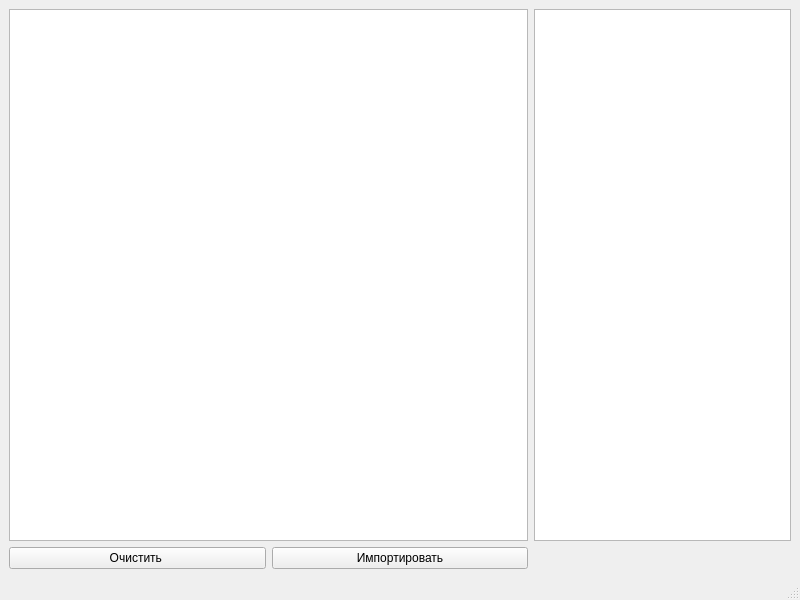
<?xml version="1.0" encoding="UTF-8"?>
<ui version="4.0">
 <class>XMLViewer</class>
 <widget class="QMainWindow" name="XMLViewer">
  <property name="geometry">
   <rect>
    <x>0</x>
    <y>0</y>
    <width>800</width>
    <height>600</height>
   </rect>
  </property>
  <property name="windowTitle">
   <string>XMLViewer</string>
  </property>
  <widget class="QWidget" name="centralwidget">
   <layout class="QGridLayout" name="gridLayout">
    <item row="1" column="1">
     <widget class="QPushButton" name="importDataButton">
      <property name="text">
       <string>Импортировать</string>
      </property>
     </widget>
    </item>
    <item row="0" column="0" colspan="2">
     <widget class="QTableView" name="tableXML"/>
    </item>
    <item row="1" column="0">
     <widget class="QPushButton" name="clearButton">
      <property name="text">
       <string>Очистить </string>
      </property>
     </widget>
    </item>
    <item row="0" column="2">
     <widget class="QTextEdit" name="logXML">
      <property name="sizePolicy">
       <sizepolicy hsizetype="Minimum" vsizetype="Expanding">
        <horstretch>0</horstretch>
        <verstretch>0</verstretch>
       </sizepolicy>
      </property>
      <property name="readOnly">
       <bool>true</bool>
      </property>
     </widget>
    </item>
   </layout>
  </widget>
  <widget class="QMenuBar" name="menubar">
   <property name="geometry">
    <rect>
     <x>0</x>
     <y>0</y>
     <width>800</width>
     <height>22</height>
    </rect>
   </property>
  </widget>
  <widget class="QStatusBar" name="statusbar"/>
 </widget>
 <resources/>
 <connections/>
</ui>
